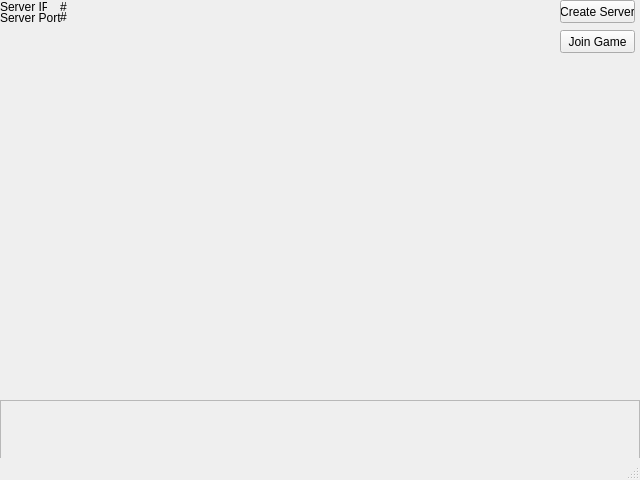
<?xml version="1.0" encoding="UTF-8"?>
<ui version="4.0">
 <class>MainWindow</class>
 <widget class="QMainWindow" name="MainWindow">
  <property name="geometry">
   <rect>
    <x>0</x>
    <y>0</y>
    <width>640</width>
    <height>480</height>
   </rect>
  </property>
  <property name="windowTitle">
   <string>MainWindow</string>
  </property>
  <widget class="QWidget" name="centralWidget">
   <widget class="QPushButton" name="pushButton">
    <property name="geometry">
     <rect>
      <x>560</x>
      <y>0</y>
      <width>75</width>
      <height>23</height>
     </rect>
    </property>
    <property name="text">
     <string>Create Server</string>
    </property>
   </widget>
   <widget class="QPushButton" name="pushButton_2">
    <property name="geometry">
     <rect>
      <x>560</x>
      <y>30</y>
      <width>75</width>
      <height>23</height>
     </rect>
    </property>
    <property name="text">
     <string>Join Game</string>
    </property>
   </widget>
   <widget class="QLabel" name="label">
    <property name="geometry">
     <rect>
      <x>0</x>
      <y>0</y>
      <width>47</width>
      <height>13</height>
     </rect>
    </property>
    <property name="text">
     <string>Server IP:</string>
    </property>
   </widget>
   <widget class="QLabel" name="label_2">
    <property name="geometry">
     <rect>
      <x>0</x>
      <y>10</y>
      <width>61</width>
      <height>16</height>
     </rect>
    </property>
    <property name="text">
     <string>Server Port:</string>
    </property>
   </widget>
   <widget class="QLabel" name="label_server_ip">
    <property name="geometry">
     <rect>
      <x>60</x>
      <y>0</y>
      <width>47</width>
      <height>13</height>
     </rect>
    </property>
    <property name="text">
     <string>#</string>
    </property>
   </widget>
   <widget class="QLabel" name="label_server_port">
    <property name="geometry">
     <rect>
      <x>60</x>
      <y>10</y>
      <width>47</width>
      <height>13</height>
     </rect>
    </property>
    <property name="text">
     <string>#</string>
    </property>
   </widget>
   <widget class="QScrollArea" name="scrollArea">
    <property name="geometry">
     <rect>
      <x>0</x>
      <y>400</y>
      <width>640</width>
      <height>80</height>
     </rect>
    </property>
    <property name="widgetResizable">
     <bool>true</bool>
    </property>
    <widget class="QWidget" name="scrollAreaWidgetContents">
     <property name="geometry">
      <rect>
       <x>0</x>
       <y>0</y>
       <width>636</width>
       <height>76</height>
      </rect>
     </property>
     <widget class="QLabel" name="label_console">
      <property name="geometry">
       <rect>
        <x>0</x>
        <y>0</y>
        <width>640</width>
        <height>80</height>
       </rect>
      </property>
      <property name="cursor">
       <cursorShape>IBeamCursor</cursorShape>
      </property>
      <property name="text">
       <string/>
      </property>
      <property name="alignment">
       <set>Qt::AlignLeading|Qt::AlignLeft|Qt::AlignTop</set>
      </property>
      <property name="wordWrap">
       <bool>true</bool>
      </property>
      <property name="margin">
       <number>5</number>
      </property>
     </widget>
    </widget>
   </widget>
  </widget>
  <widget class="QStatusBar" name="statusBar"/>
  <action name="actionNew_Game">
   <property name="text">
    <string>New Game</string>
   </property>
  </action>
  <action name="actionJoin_Game">
   <property name="text">
    <string>Join Game</string>
   </property>
  </action>
  <action name="actionExit">
   <property name="text">
    <string>Exit</string>
   </property>
  </action>
 </widget>
 <layoutdefault spacing="6" margin="11"/>
 <resources/>
 <connections/>
</ui>
